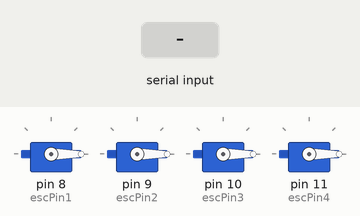
A sketch run on a simulated Arduino Uno, built with avr-gcc and run on an emulated ATmega328P. Parts: 4 × servo. The test bench sets the inputs (shaded band).

Above: at 1.2 s.
1.3 s: "s" received over the second serial link
At 3.3 s:
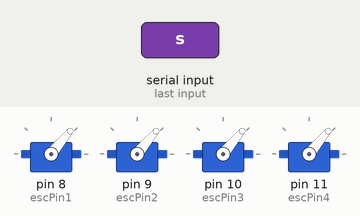
3.8 s: "q" received over the second serial link
At 4.26 s:
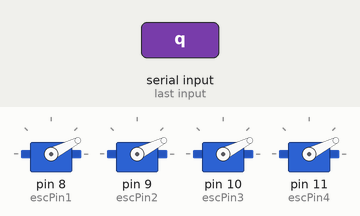
Timing chart, 0 to 6.8 s (numbered marks = the images above; inputs shaded):
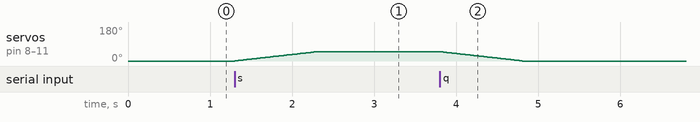

The sketch:

quadcopter.ino
```cpp
#include <Servo.h>
#include <SoftwareSerial.h>

//Create the 4 esc objects
Servo esc1;
Servo esc2;
Servo esc3;
Servo esc4;

//Esc pins
int escPin1 = 8;
int escPin2 = 9;
int escPin3 = 10;
int escPin4 = 11;
boolean on  = false;

//Min and max pulse
int minPulseRate   = 1000;
int maxPulseRate   = 2000;
int throttleChange = 20;

//Radio
int RX  = 0;
int TX  = 1;

SoftwareSerial apc220(RX, TX);

//SETUP
void setup() {
  //Serial.begin(9600);
  apc220.begin(9600);

  //Init escs
  Serial.println("Init escs");
  initEscs();
}

//LOOP
void loop() {
  if (apc220.available() > 0) {
    char rCommand = apc220.read();
    execCommand(rCommand);
  }

  /*if (Serial.available() > 0) {
    char command = Serial.read();
    execCommand(command);
  }*/
}


//Exec command
void execCommand(char command) {
  if (command == 's' && on == false) {
    startUpMotors();
    on = true;
  }

  if (on == true) {
    if (command == 'q') {
      writeTo4Escs(0);
      on = false;

    } else if (command == 'm') {
      writeTo4Escs(40);

    } else if (command == 'u') {
      throttleUp();

    } else if (command == 'd') {
      throttleDown();
    }
  }
}

//Change throttle value
void writeTo4Escs(int throttle) {
  int currentThrottle = readThrottle();

  int step = 1;

  if(throttle < currentThrottle) {
    step = -1;
  }

  // Slowly move to the new throttle value
  while(currentThrottle != throttle) {
    esc1.write(currentThrottle + step);
    esc3.write(currentThrottle + step);
    esc2.write(currentThrottle + step);
    esc4.write(currentThrottle + step);

    currentThrottle = readThrottle();
    delay(throttleChange);
  }

  apc220.write(throttle);
}

//Throttle speed up
void throttleUp() {
  int currentThrottle = readThrottle();
  writeTo4Escs(currentThrottle + 1);
}

//Throttle speed down
void throttleDown() {
  int currentThrottle = readThrottle();
  writeTo4Escs(currentThrottle - 1);
}

//Read the throttle value
int readThrottle() {
  int throttle = esc1.read();

  Serial.print("Current throttle is: ");
  Serial.println(throttle);

  return throttle;
}

//Init escs
void initEscs() {
  esc1.attach(escPin1, minPulseRate, maxPulseRate);
  esc2.attach(escPin2, minPulseRate, maxPulseRate);
  esc3.attach(escPin3, minPulseRate, maxPulseRate);
  esc4.attach(escPin4, minPulseRate, maxPulseRate);

  esc1.write(0);
  esc2.write(0);
  esc3.write(0);
  esc4.write(0);
}

//Start the motors
void startUpMotors() {
  writeTo4Escs(50);
}

// Ensure the throttle value is between 0 - 180
int normalizeThrottle(int value) {
  if (value < 0) {
    return 0;

  } else if (value > 180) {
    return 180;
  }

  return value;
}
```

Measured:
- after the input at 1.3 s, servo on pin 8 (escPin1), servo on pin 9 (escPin2), servo on pin 10 (escPin3), servo on pin 11 (escPin4): moves from 0° to 50° over 1.0 s, starting at once
- after the input at 3.8 s, servo on pin 8 (escPin1), servo on pin 9 (escPin2), servo on pin 10 (escPin3), servo on pin 11 (escPin4): moves from 50° to 0° over 1.0 s, starting at once
